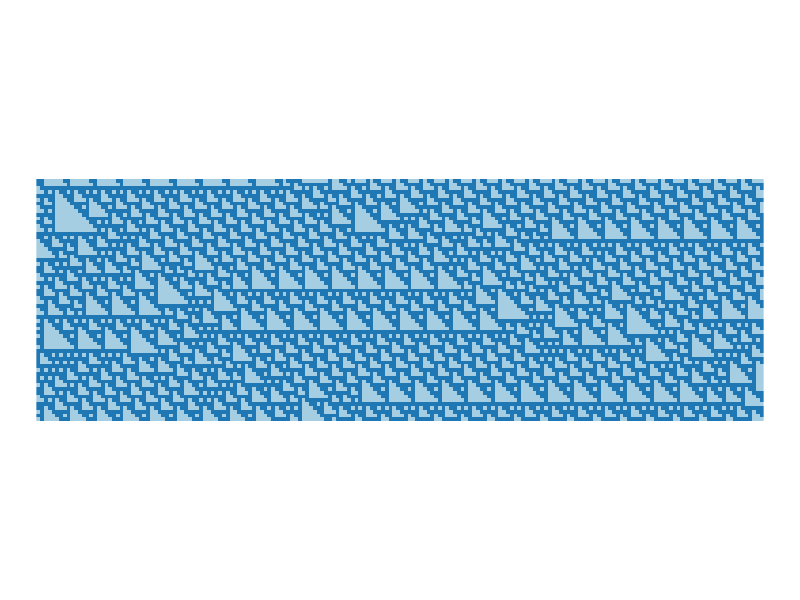
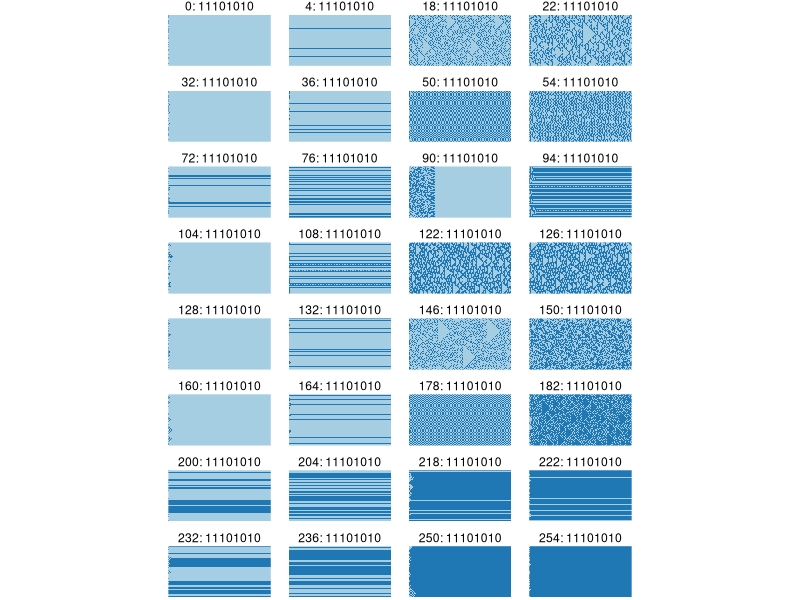

These charts were generated, in order, by the following R code:
## ---- chunk 1
#| code-fold: true
library(dplyr)

# initialise random state, specified size and density
init_state <- function(n = 50, density = 0.5) {
  as.numeric(runif(n) < density)
}

# pre- and post-fix the last and first elements of the state
wrap_state <- function(x) {
  c(tail(x, 1), x, x[1])
}

# binary vector to decimal integer (most significant bits first)
as_decimal <- function(b) {
  sum((2 ^ ((length(b) - 1):0)) * b)
}

# convert decimal integer to vector of bits (most significant first)
as_binary <- function(n, n_bits = 8) {
  result <- c()
  for (i in 1:n_bits) {
    result <- c(n %% 2, result)
    n <- n %/% 2
  }
  result
}

rule_description <- function(rule_num) {
  paste(rule_num, 
        paste(as_binary(234), collapse = ""), 
        sep = ": ")
}

# takes a matrix of CA states (each row a timestep) and appends
# a new row for the next system state
generation <- function(states, rule) {
  state <- tail(states, 1) %>% c()
  w_state <- wrap_state(state)
  result <- c()
  for (i in 1:length(state)) {
    nbhd <- w_state[seq(i, i + 2)]
    result <- c(result, rule[as_decimal(nbhd) + 1])
  }
  matrix(c(states %>% t() %>% c(), result), nc = ncol(states), byrow = TRUE)
}

# generate a matrix of cell states where each row is the system state
one_d_ca <- function(rule = 30, n = 64, density = 0.5, t = 192) {
  s <- init_state(n, density)
  ss <- matrix(s, nr = 1)
  for (i in 2:t) {
    ss <- generation(ss, rev(as_binary(rule)))
  }
  ss
}
## ---- chunk 2
library(ggplot2)
library(reshape2)

one_d_ca(rule = 110) %>%
  reshape2::melt(c("t", "x"), value.name = "state") %>%
  mutate(state = as.logical(state)) %>%
  ggplot() +
    geom_raster(aes(x = t, y = x, fill = state)) + 
    scale_fill_brewer(palette = "Paired") +
    coord_equal() +
    guides(fill = "none") +
    theme_void()
## ---- chunk 3
# convenience function to return a dataframe instead of a matrix
get_df <- function(rule, n = 64, density = 0.5, t = 192) {
  one_d_ca(rule = rule, n = n, density = density, t = t) %>%
  reshape2::melt(c("t", "x"), value.name = "state") %>%
  mutate(state = as.logical(state),
         rule = rule)
}

# The 32 rules that match Wolfram's selection criteria
rules <- c(  0,   4,  18,  22,  32,  36,  50,  54,
            72,  76,  90,  94, 104, 108, 122, 126,
           128, 132, 146, 150, 160, 164, 178, 182,
           200, 204, 218, 222, 232, 236, 250, 254)

df <- get_df(rules[1], t = 128)

for (rule in rules[2:32]) {
  df <- bind_rows(df, get_df(rule, t = 128))
}

# give the rules a better label
df$rule <- factor(df$rule, levels = rules,
                  labels = lapply(rules, rule_description))

ggplot(df) +
  geom_raster(aes(x = t, y = x, fill = state)) + 
  scale_fill_brewer(palette = "Paired") +
  coord_equal() +
  guides(fill = "none") +
  facet_wrap( ~ rule, ncol = 4) +
  theme_void()
## ---- chunk 4
#| code-fold: true
# License (MIT)
#
# Copyright (c) 2023 David O'Sullivan
#
# Permission is hereby granted, free of charge, to any person
# obtaining a copy of this software and associated documentation
# files (the "Software"), to deal in the Software without restriction,
# including without limitation the rights to use, copy, modify, merge,
# publish, distribute, sublicense, and/or sell copies of the Software,
# and to  permit persons to whom the Software is furnished to do so,
# subject to the following conditions:
#
# The above copyright notice and this permission notice shall be included
# in all copies or substantial portions of the Software.
#
# THE SOFTWARE IS PROVIDED "AS IS", WITHOUT WARRANTY OF ANY KIND, EXPRESS
# OR IMPLIED, INCLUDING BUT NOT LIMITED TO THE WARRANTIES OF MERCHANTABILITY,
# FITNESS FOR A PARTICULAR PURPOSE AND NONINFRINGEMENT. IN NO EVENT SHALL
# THE AUTHORS OR COPYRIGHT HOLDERS BE LIABLE FOR ANY CLAIM, DAMAGES OR OTHER
# LIABILITY, WHETHER IN AN ACTION OF CONTRACT, TORT OR OTHERWISE, ARISING
# FROM, OUT OF OR IN CONNECTION WITH THE SOFTWARE OR THE USE OR OTHER
# DEALINGS IN THE SOFTWARE.
